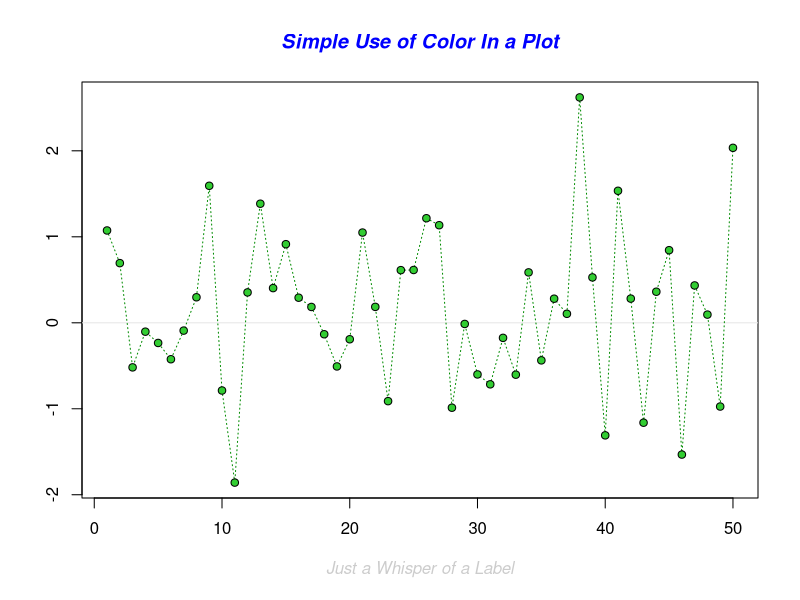
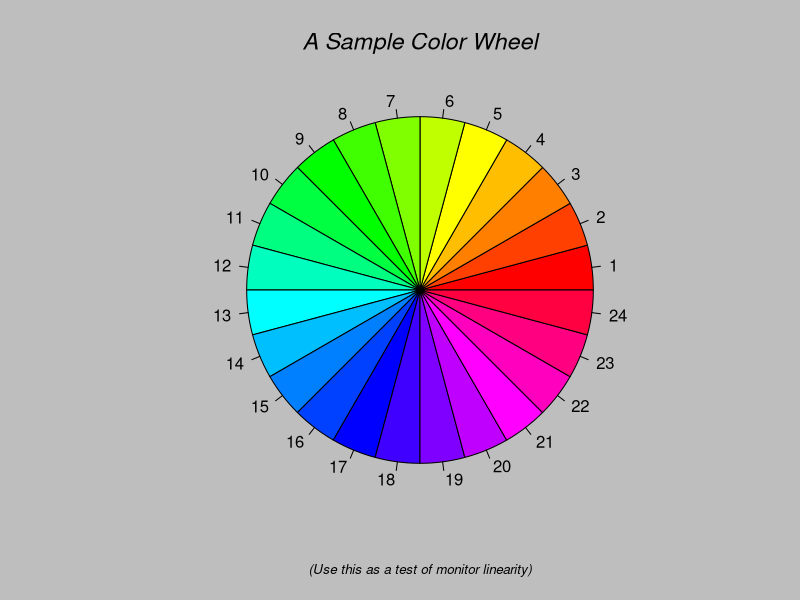
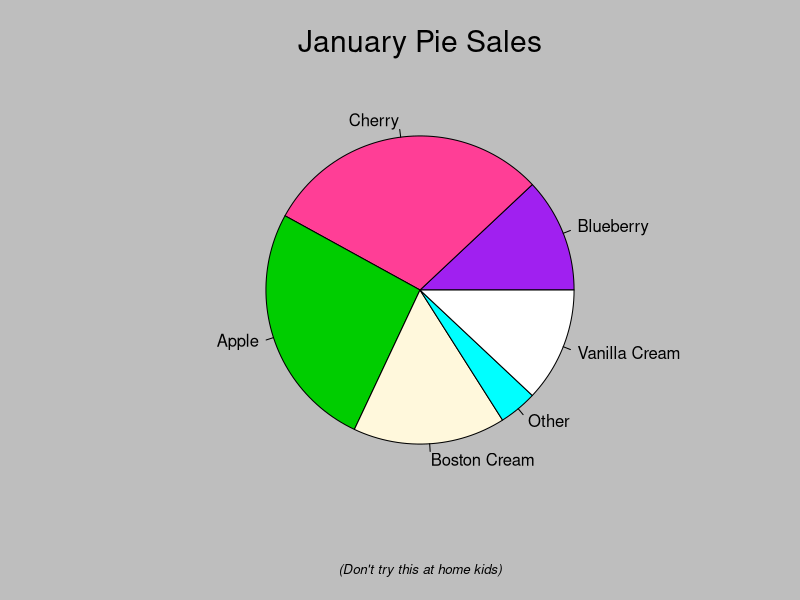
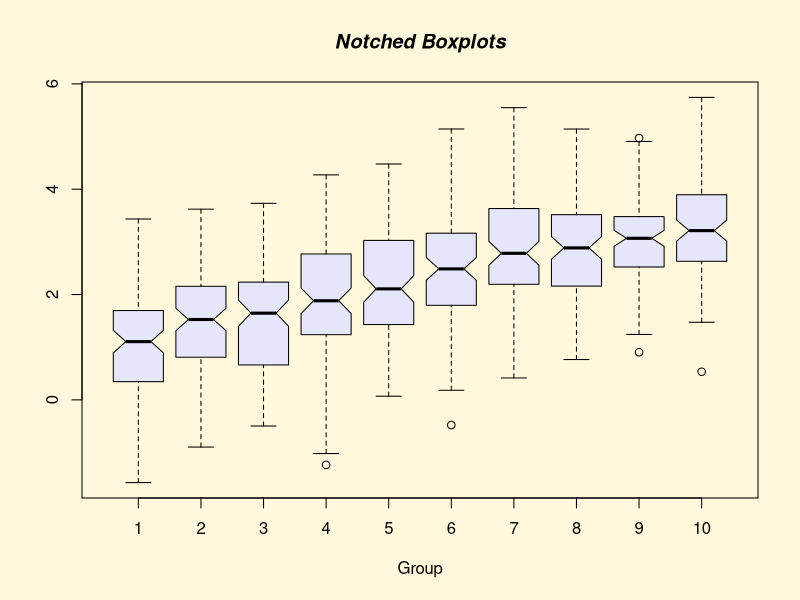
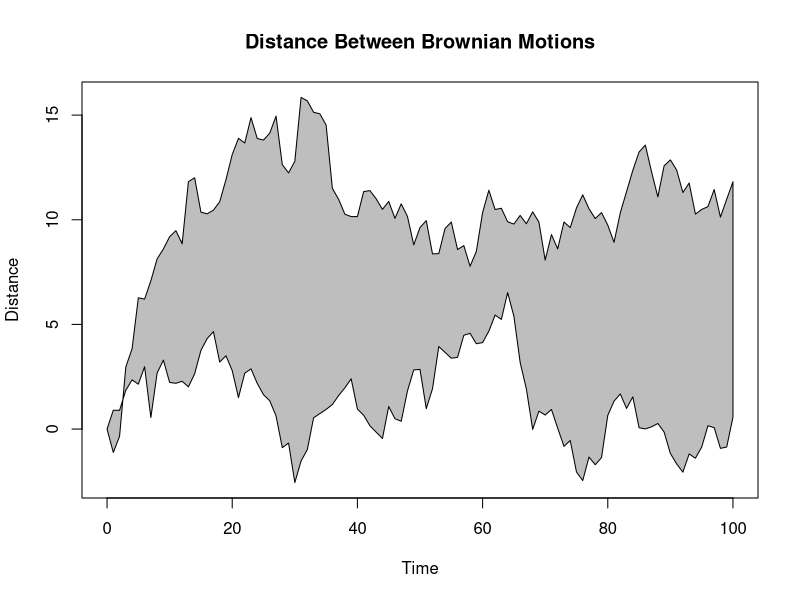
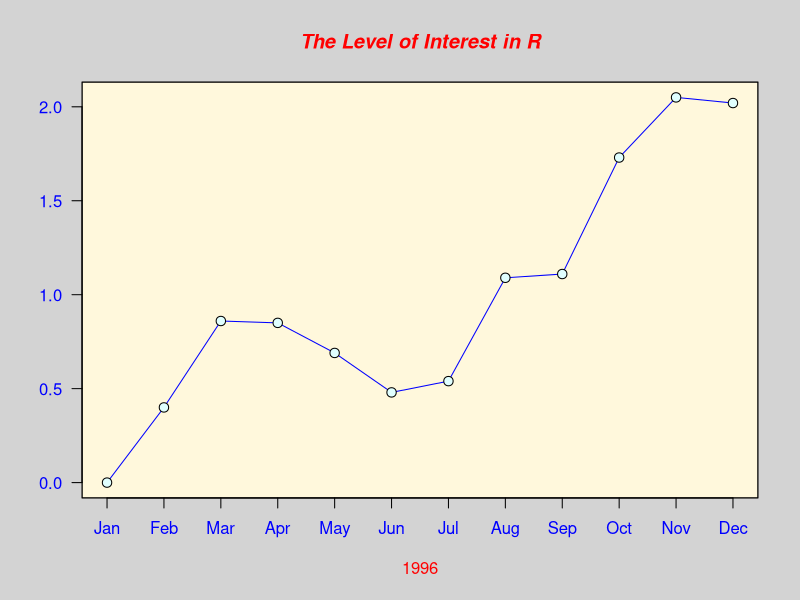
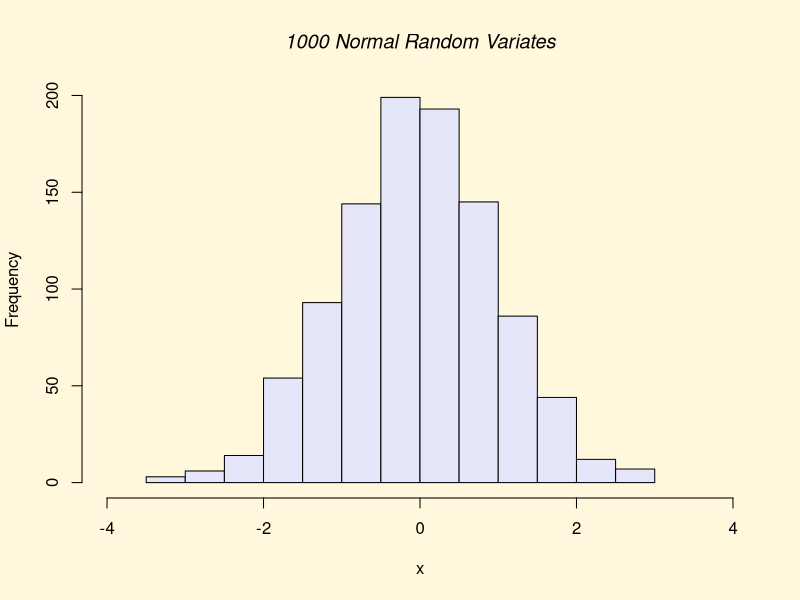
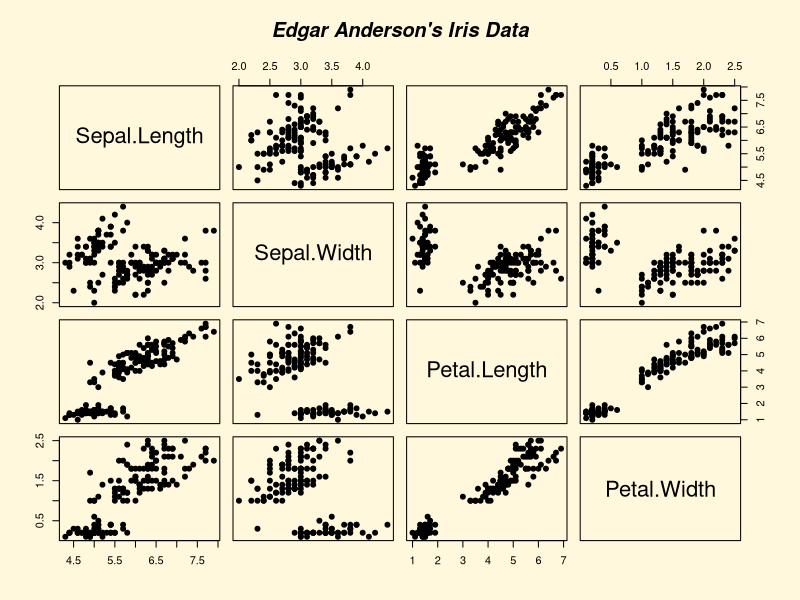

These charts were generated, in order, by the following R code:
# Gráficos em R - Base Plotting System

# Diretório de trabalho 
setwd('C:/Users/otavio/Mundo/Github/BigData-R-Azure/cap04-Graficos')
getwd()

# Lista de pacotes carregados
search()

# Demo
demo('graphics')

# Plot básico
x = 5:7
y = 8:10
plot(x,y)

altura = c(143,123,155,189,121)
largura = c(55,43,23,78,16)
plot(altura,largura)

# Plotando um dataframe
?lynx
View(lynx)
plot(lynx)
plot(lynx, ylab = 'Plots com Dataframes', xlab = '')
plot(lynx, ylab = 'Plots com Dataframes', xlab = 'Observações')
plot(lynx, main = 'Plots com Dataframes', col = 'red')
plot(lynx, main = 'Plots com Dataframes', col = 'red', col.main = 52, cex.main = 1.5)

library(datasets)
hist(warpbreaks$breaks)

airquality
transform(airquality, Month = factor(Month))
boxplot(Ozone ~ Month, airquality, xlab = 'Month', ylab = 'Ozone(ppb)')

# Especificando os parâmetros

# col - cor do plot
# lty - tipo de linha
# lwd - largura de linha
# pch - símbolo no plot
# xlab - label do eixo x
# ylab - label do eixo y
# las - como os eixos do label são orientados
# bg - background color
# mfrow - número de plots por linha
# nfcool - número de plots por coluna

# Funções básicas de Plot
# plot() - scatterplots
# lines() - adiciona linhaas ao gráfico
# points() - adiciona pontos ao gráfico
# text() - adiciona label ao gráfico
# title() - adiciona título ao gráfico

?par
par() # todos os parâmetros utilizados na plotagem
par('pch')
par('lty')

x = 2:4
plot(x, pch = 'c')

par(mfrow = c(2,2), col.axis = 'red')
plot(1:8, las = 0, xlab = 'xlab', ylab = 'ylab', main = 'LAS = 0')
plot(1:8, las = 1, xlab = 'xlab', ylab = 'ylab', main = 'LAS = 1')
plot(1:8, las = 2, xlab = 'xlab', ylab = 'ylab', main = 'LAS = 2')
plot(1:8, las = 3, xlab = 'xlab', ylab = 'ylab', main = 'LAS = 3')
legend('topright', pch = 1, col = c('blue','red'), legend = c('var1','var2'))
par(mfrow = c(1,1))

# Cores disponíveis
colors()

# Salvando gráficos

# png
png('grafico1.png', width = 500, height = 500, res = 72)

plot(iris$Sepal.Length, iris$Petal.Length,
     col = iris$Species,
     main = 'Gráfico gerado a partir do Iris')

dev.off()

# pdf
pdf('grafico2.pdf')

plot(iris$Sepal.Length, iris$Petal.Length,
     col = iris$Species,
     main = 'Gráfico gerado a partir do Iris')

dev.off()

# Estendendo as funções do plot

install.packages('plotrix') # Acessórios de plotagem
library(plotrix)

par(mfrow = c(1,1), col.axis = "red")
plot(1:6, las = 3, xlab = "lty 1:6", ylab = "", main = "Mais opções ao plot")
ablineclip(v=1, lty=1, col="sienna2", lwd=2)
ablineclip(v=2, lty=1, col="sienna2", lwd=2)
ablineclip(v=3, lty=1, col="sienna2", lwd=2)
ablineclip(v=4, lty=1, col="sienna2", lwd=2)
ablineclip(v=5, lty=1, col="sienna2", lwd=2)
ablineclip(v=6, lty=1, col="sienna2", lwd=2)
ablineclip(v=7, lty=1, col="sienna2", lwd=2)

plot(lynx)
plot(lynx, type="p", main="Type p")
plot(lynx, type="l", main="Type l")
plot(lynx, type="b", main="Type b")
plot(lynx, type="o", main="Type o")
plot(lynx, type="h", main="Type h")
plot(lynx, type="s", main="Type s")
plot(lynx, type="n", main="Type n")

# Dois plots juntos
par(mar = c(4,3,3,3), col.axis = 'black')

plot(cars$speed, type = 's', col = 'red', bty = 'n', xlab = 'Cars ID', ylab = '')
text(8, 14, 'Velocidade', cex = 0.85, col = 'red')
par(new = TRUE)

plot(cars$dist, type="s", bty="n", ann=F, axes=F, col="darkblue")
axis(side=4)
text(37, 18, "Distância", cex=0.85, col="darkblue") 

title(main="Velocidade x Distância")

# Plots a partir de datasets
df <- read.csv('pibpercap.csv', stringsAsFactors = F)
df_1982 <- subset(df, ano == 1982)
plot(expectativa ~ pibpercap, data = df_1982, log = "x")
View(df)

# Nomes para as colunas
mycol <- c(Asia = "tomato", Europe = "chocolate4", Africa = "dodgerblue2", 
           Americas = "darkgoldenrod1", Oceania = "green4")

# Plot
plot(expectativa ~ pibpercap, data = df_1982, log = "x", col = mycol[continente])

# Função para a escala
mycex <- function(var, r, f = sqrt){
  x = f(var)
  x_scaled = (x - min(x))/(max(x) - min(x))
  r[1] + x_scaled * (r[2] - r[1])
}

# Plot
plot(expectativa ~ pibpercap, data = df_1982, log = "x",
     col = mycol[continente],
     cex = mycex(pop, r = c(0.2, 10))
)